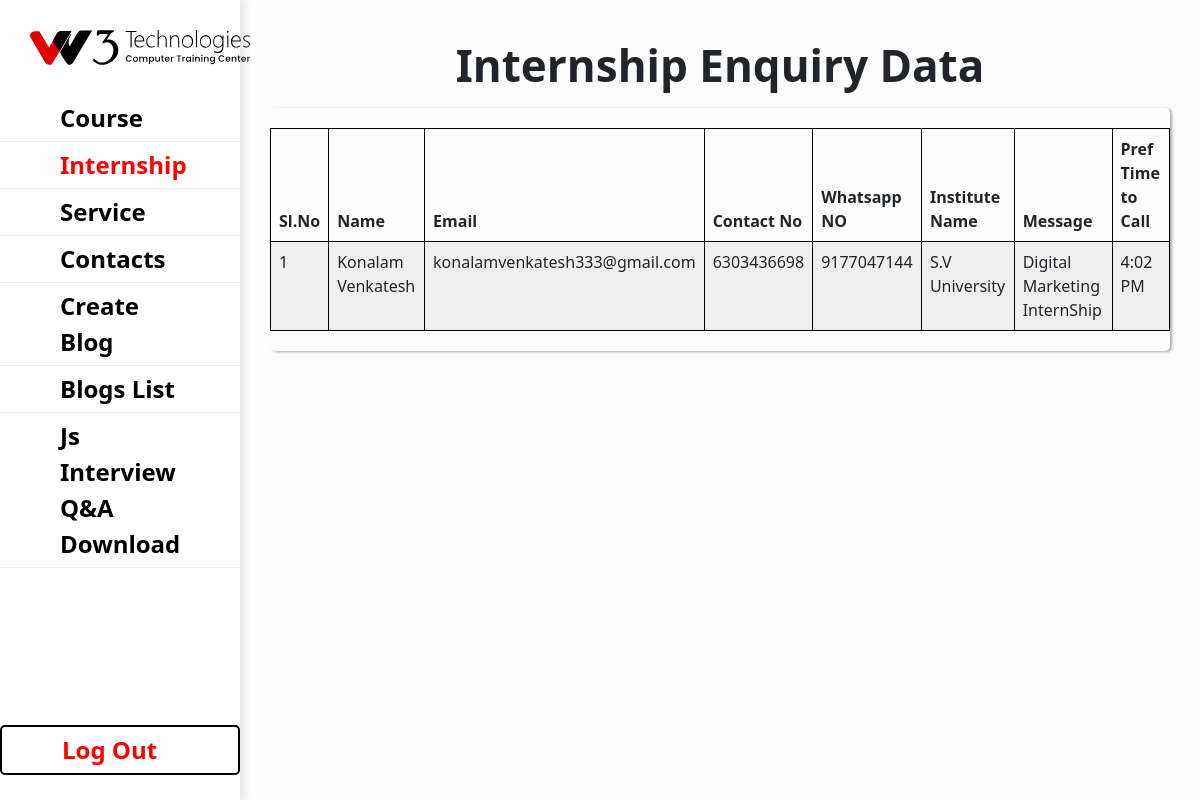
The page /dashboard.php?opt=internship (signed in) on the database its author committed.
### tables this page shows
CREATE TABLE `internship_form` (
  `intern_enq_id` int(11) NOT NULL,
  `intern_name` varchar(100) NOT NULL,
  `intern_email` varchar(100) NOT NULL,
  `intern_contact_no` varchar(20) NOT NULL,
  `intern_whatsapp_no` varchar(20) NOT NULL,
  `college_name` varchar(150) NOT NULL,
  `pref_time` time NOT NULL,
  `message_note` varchar(255) NOT NULL,
  `created_data` timestamp NOT NULL DEFAULT current_timestamp() ON UPDATE current_timestamp()
);

### adminaccess/internship.php (the view, shortened to what this page needs)
<?php  $basepath = '../w3tec.com';?>
<section class="data-section">
    <h2> Internship Enquiry Data </h2>
    <div class="table-responsive">
        <table id="table" class="table table-striped" >
                <thead>
                    <tr>
                        <th>Sl.No</th>
                        <th>Name</th>
                        <th>Email</th>
                        <th>Contact No</th>
                        <th>Whatsapp NO</th>
                        <th>Institute Name</th>
                        <th>Message</th>
                        <th>Pref Time to Call</th>
                    </tr>
                </thead>
                <tbody>
                    <?php
                    include "$basepath/database/db-config.php";
                    $sql = "SELECT * FROM `internship_form`";
                    $data = $conn->query($sql);
                        if ($data->num_rows>0){
                            $count = 1;
                            while ($row= $data->fetch_assoc()){
                            $name = $row['intern_name'];
                            $email = $row['intern_email'];
                            $institute = $row['college_name'];
                            $contactNo = $row['intern_contact_no'];
                            $whatsappNo = $row['intern_whatsapp_no'];
                            $prefTime = date("g:i A", strtotime($row['pref_time']));
                            $message = $row['message_note'];
                            echo "<tr>";
                            echo "<td>$count</td>";
                            echo "<td>$name</td>";
                            echo "<td>$email</td>";
                            echo "<td>$contactNo</td>";
                            echo "<td>$whatsappNo</td>";
                            echo "<td>$institute</td>";
                            echo "<td>$message</td>";
                            echo "<td>$prefTime</td>";
                            echo "</tr>";
                            $count++;
                            }
                        }
                    ?>
                </tbody>
        </table>
    </div>
</section>

### styles/dashboard.css (style rules this page uses)
.data-section { margin-top: 30px; }
.data-section h2 { font-size: 44px; font-weight: 700; line-height: 70px; text-align: center; text-align: center; }
.table-responsive { margin: 0px 30px; border-radius: 5px; box-shadow: 2px 1px 3px rgb(169, 169, 169); }
table { margin: 20px 0px !important; }
table ,th , td { border: 1px solid black; }
td { text-align: left; }

### rows shown on the page
internship_form: intern_name "Konalam Venkatesh", intern_email "konalamvenkatesh333@gmail.com", intern_contact_no "6303436698", intern_whatsapp_no "9177047144", college_name "S.V University", message_note "Digital Marketing InternShip", pref_time "4:02 PM"
